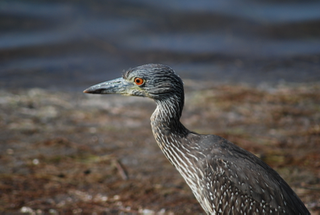
#> input picture ps1/output/ps1-1-a-1.png, 320 x 215 px
$ python ps1.py   (Python 2 division)
#> lines starting #> are read from the running program, lines starting #| are printed output that depends on the picture
#> the answer given: 1
__author__ = 'chris.owens@gatech.edu'

import numpy as np
import scipy as sp
import scipy.signal
import cv2

blue_channel = 0
green_channel = 1
red_channel = 2

img_1_loc = "output/ps1-1-a-1.png"
img_2_loc = "output/ps1-1-a-2.png"

img_1_swap_rb = "output/ps1-2-a-1.png"

img_1_red_mono_loc = "output/ps1-2-b-1.png"
img_1_green_mono_loc = "output/ps1-2-c-1.png"

img_1_rep_loc = "output/ps1-3-a-1.png"

img_1_green_crazy_math = "output/ps1-4-b-1.png"

img_1_green_left_shift = "output/ps1-4-c-1.png"

img_1_green_minus_left = "output/ps1-4-d-1.png"


def swap_red_and_blue(image):
    red = np.copy(image[:,:,red_channel])
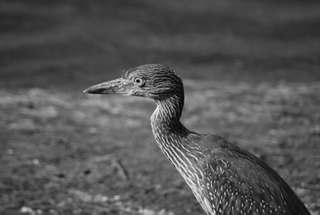
#> red: shape (215, 320); min 1, max 244, mean 84.7
    blue = np.copy(image[:,:,blue_channel])
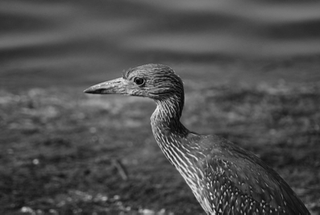
#> blue: shape (215, 320); min 1, max 235, mean 79

    image[:,:,red_channel] = blue
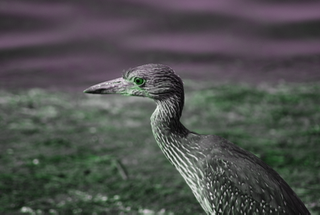
#> image: shape (215, 320, 3); mean B, G, R 79, 80.8, 79
    image[:,:,blue_channel] = red

    return image

def monochrome(image,channel):
    return image[:,:,channel]

# [62 lines left out: functions replace_center_100_square, compute_min_max_mean_sd, omg_crazy_math, shift_left, subtract, add_noise, not called in this run]

list_of_func =  "0  - All\n" + \
                "1  - 2.a Swap Red and Blue\n" + \
                "2  - 2.b Green Monochrome\n" + \
                "3  - 2.c Red Monochrome\n" + \
                "4  - 3.a Replace center 100\n" + \
                "5  - 4.a Compute Min, Max, Mean, and Std Dev\n" + \
                "6  - 4.b Lots of Maths on the Image\n" + \
                "7  - 4.c Shift Left by 2\n" + \
                "8  - 4.d Subtract Shifted\n" + \
                "9  - 5.a Add Noise to Green Channel\n" + \
                "10 - 5.b Add Noise to Blue Channel\n"
input = int(raw_input("\n" + list_of_func + "\nChoose a number:"))


if input == 1 or input == 0:
    # 2.a
    cv2.imwrite(img_1_swap_rb, swap_red_and_blue(cv2.imread(img_1_loc)))

if input == 2 or input == 0:
    # 2.b mono-green
    cv2.imwrite(img_1_green_mono_loc, monochrome(cv2.imread(img_1_loc),green_channel))

if input == 3 or input == 0:
    # 2.c mono-red
    cv2.imwrite(img_1_red_mono_loc, monochrome(cv2.imread(img_1_loc),red_channel))

if input == 4 or input == 0:
    # 3.a
    cv2.imwrite(img_1_rep_loc, replace_center_100_square(cv2.imread(img_1_red_mono_loc)[:,:,red_channel],monochrome(cv2.imread(img_2_loc),red_channel)))

if input == 5 or input == 0:
    # 4.a
    compute_min_max_mean_sd(cv2.imread(img_1_green_mono_loc)[:,:,green_channel])

if input == 6 or input == 0:
    # 4.b
    cv2.imwrite(img_1_green_crazy_math,omg_crazy_math(cv2.imread(img_1_green_mono_loc)[:,:,green_channel]))

if input == 7 or input == 0:
    # 4.c
    if input == 0:
        num_shift = 2
    else:
        num_shift = int(raw_input("How many pixels?:"))
    cv2.imwrite(img_1_green_left_shift,shift_left(cv2.imread(img_1_green_mono_loc)[:,:,green_channel],num_shift))

if input == 8 or input == 0:
    # 4.d
    cv2.imwrite(img_1_green_minus_left,subtract(cv2.imread(img_1_green_mono_loc)[:,:,green_channel],cv2.imread(img_1_green_left_shift)[:,:,green_channel]))

if input == 9 or input == 0:
    # 5.a
    # for sigma in range(1,5):
    #     cv2.imwrite("output/ps1-5-a-1-" + str(sigma) +".png", add_noise(cv2.imread(img_1_loc),green_channel,sigma))
    if input == 0:
        sigma = 4
    else:
        sigma = int(raw_input("Sigma:"))
    cv2.imwrite("output/ps1-5-a-1.png", add_noise(cv2.imread(img_1_loc),green_channel,sigma))

if input == 10 or input == 0:
    # 5.b
    # for sigma in range(1,15,2):
    #     cv2.imwrite("output/ps1-5-b-1-" + str(sigma) +".png", add_noise(cv2.imread(img_1_loc),blue_channel,sigma))
    if input == 0:
        sigma = 4
    else:
        sigma = int(raw_input("Sigma:"))
    cv2.imwrite("output/ps1-5-b-1.png", add_noise(cv2.imread(img_1_loc),blue_channel,sigma))
